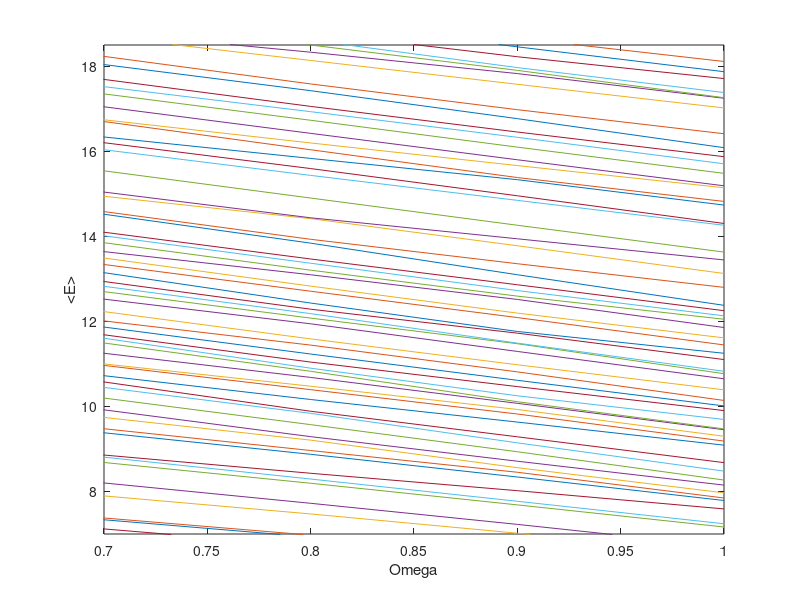

MATLAB code for this plot:
clc; clear all; close all;
%%%%_____________
%%%_Variables
Nt = 6;
g = 1;
A=0.03;
%%%%%%________________
tic
AllBras = csvread('StatesLL2.csv');
AllKets = AllBras';

KPos = [ 1 2 3 4 5 6 7 8 9 10 11 12 13 14 15 16 17 18 19;%%K number
    -1 0 0 1 1 2 2 3 3 4  4  5  5  6  6  7  7  8  8;%%%Mt
    0 0 1 0 1 0 1 0 1 0  1  0  1  0  1  0  1  0  1];%%% n value


NMat = eye(length(AllBras)).*Nt;
LMat = eye(length(AllBras));

for Bras = 1:length(AllBras)
    InitialBra = AllBras(Bras,:);
    for Kets = 1:length(AllKets)
        InitialKet = AllKets(:,Kets);
        if InitialBra == InitialKet';
            LMat(Bras,Kets) = dot(InitialBra,KPos(2,:));
        end
    end
end

UmatNoConst = csvread('UMatNoConst.csv');
UMat = UmatNoConst.*(g/(4*pi));
AMatnoA = csvread('AnisoDelta.csv');
AMat = AMatnoA.*A;



    ss=0;
for Omega = 0.6:0.1:1
    ss=ss+1;
    
    NAll = NMat;
    UAll = UMat;
    LAll = LMat.*(1-Omega);
    VAll = AMat;
    
    Total = NAll+UAll+LAll+VAll;
    Eig = eig(Total);
    
    OmegaIncreaseMatrix(1,ss) = Omega;
    OmegaEnergyMatrix(:,ss) = Eig;
    OmegaMatRestricted = OmegaEnergyMatrix(1:9,:);
    
end

plot(OmegaIncreaseMatrix,OmegaEnergyMatrix);
xlabel('Omega')
ylabel('<E>')
ylim([7 18.5 ])
xlim([0.7 1])
hold on;















toc

            
            
            
            
